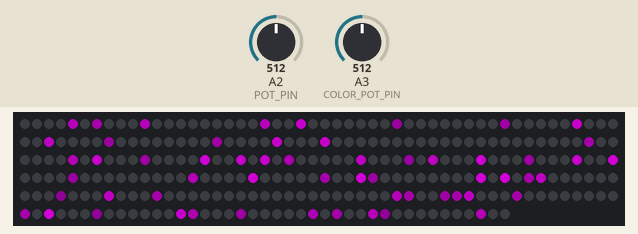
Recording of a sketch running on a simulated Arduino Uno, built with avr-gcc and run on an emulated ATmega328P. Parts: 291 RGB LEDs in strip order, left to right, continuing on the next row. The inputs (shaded band) are chosen by the test bench; at power-on: A3 (COLOR_POT_PIN) = 512, A2 (POT_PIN) = 512. Dim RGB values are drawn brighter than linear; random numbers use the default seed unless the sketch sets one.

Above: at 1.2 s.
1.3 s: A3 (COLOR_POT_PIN) set to 160
At 2.21 s:
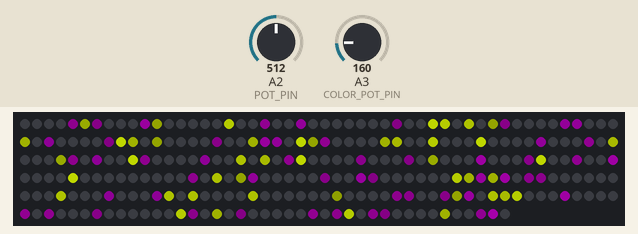
3.1 s: A2 (POT_PIN) set to 1023
At 3.31 s:
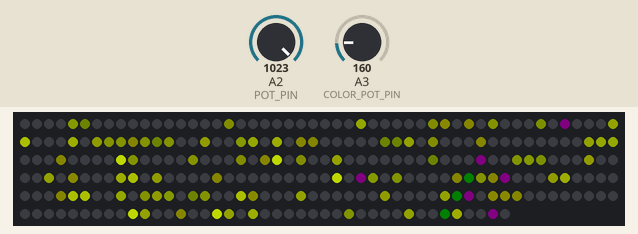
5.0 s: A3 (COLOR_POT_PIN) set to 75
At 5.09 s:
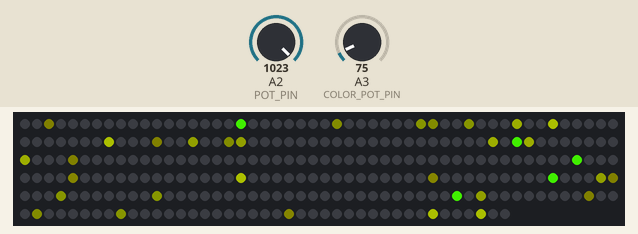
6.8 s: A2 (POT_PIN) set to 306
At 7.9 s:
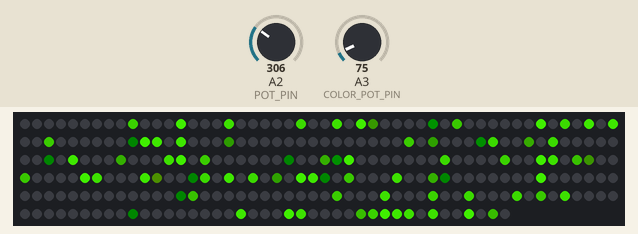
9.3 s: A3 (COLOR_POT_PIN) set to 306
At 10.0 s:
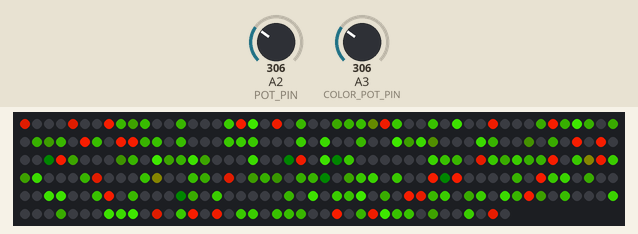
11.1 s: A2 (POT_PIN) set to 511
At 11.7 s:
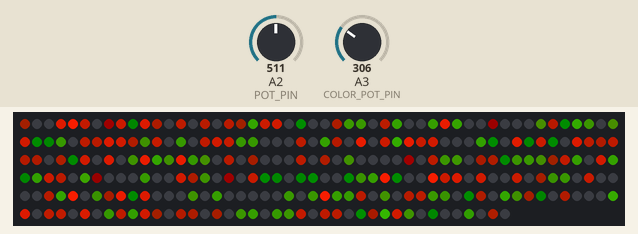

The sketch:

twinkle_rgb_knob_random_decay.ino
```cpp
#include <Adafruit_NeoPixel.h>


#define LED_PIN 6
#define NUM_LEDS 291
#define SPEED 40

// not a const because we might want to manipulate this
int OFFSET = 96;

#define POT_PIN 2
int pot_val = 0;   // variable to store the value coming from the sensor
int pMin = 0;  //the lowest value that comes out of the potentiometer
int pMax = 1023; //the highest value that comes out of the potentiometer.

#define COLOR_POT_PIN 3
int color_pot_val = 0;   // variable to store the value coming from the sensor

// neopixel strip setup
Adafruit_NeoPixel strip = Adafruit_NeoPixel(NUM_LEDS, LED_PIN, NEO_GRB + NEO_KHZ800);

// one time function
void setup() {
  strip.begin();
  setAll(0,0,0);
  strip.show(); // Initialize all pixels txo 'off'
}

// run forever... forever...
void loop() {
  // red, green, blue, meteorSize, meteorTrailDecay, meteorRandomDecay, SpeedDelay
  twinkle(SPEED);
}

void setAll(byte red, byte green, byte blue) {
  for(int i = 0; i < NUM_LEDS; i++ ) {
    strip.setPixelColor(i, strip.Color(red, green, blue));
  }
  strip.show();
}

void fadeToBlack(int ledNo, byte fadeValue) {
  uint32_t oldColor;
  uint8_t r, g, b;
  int value;

  oldColor = strip.getPixelColor(ledNo);
  r = (oldColor & 0x00ff0000UL) >> 16;
  g = (oldColor & 0x0000ff00UL) >> 8;
  b = (oldColor & 0x000000ffUL);

  r=(r<=7)? 0 : (int) r-(r*fadeValue/256);
  g=(g<=7)? 0 : (int) g-(g*fadeValue/256);
  b=(b<=7)? 0 : (int) b-(b*fadeValue/256);

  strip.setPixelColor(ledNo, r,g,b);
}

void twinkle(int SpeedDelay) {
    uint32_t color;
    uint16_t r;

    pot_val  = analogRead(POT_PIN);
    int scaled_pot = map(pot_val, pMin, pMax, 1, 99);
    int Decay = scaled_pot;

    color_pot_val  = analogRead(COLOR_POT_PIN);
    int color_scaled_pot = map(color_pot_val, pMin, pMax, 0, 256);
    color = ColorWheel(color_scaled_pot);

    // fade brightness all LEDs one step
    for(int j=0; j<NUM_LEDS; j++) {
      if( (!Decay) || (random(100) < Decay*1.3) ) {
        fadeToBlack(j, Decay);
      }
    }

    // draw twinkly
    for(int j = 0; j < 5; j++) {
      r = random(0, NUM_LEDS);
      strip.setPixelColor(r, color);
    }
    strip.show();
    delay(SpeedDelay);
}

uint32_t ColorWheel(byte WheelPos) {
  if(WheelPos < 85) {
   return strip.Color(WheelPos * 3, 255 - WheelPos * 3, 0);
  } else if(WheelPos < 170) {
   WheelPos -= 85;
   return strip.Color(255 - WheelPos * 3, 0, WheelPos * 3);
  } else {
   WheelPos -= 170;
   return strip.Color(0, WheelPos * 3, 255 - WheelPos * 3);
  }
}
```
